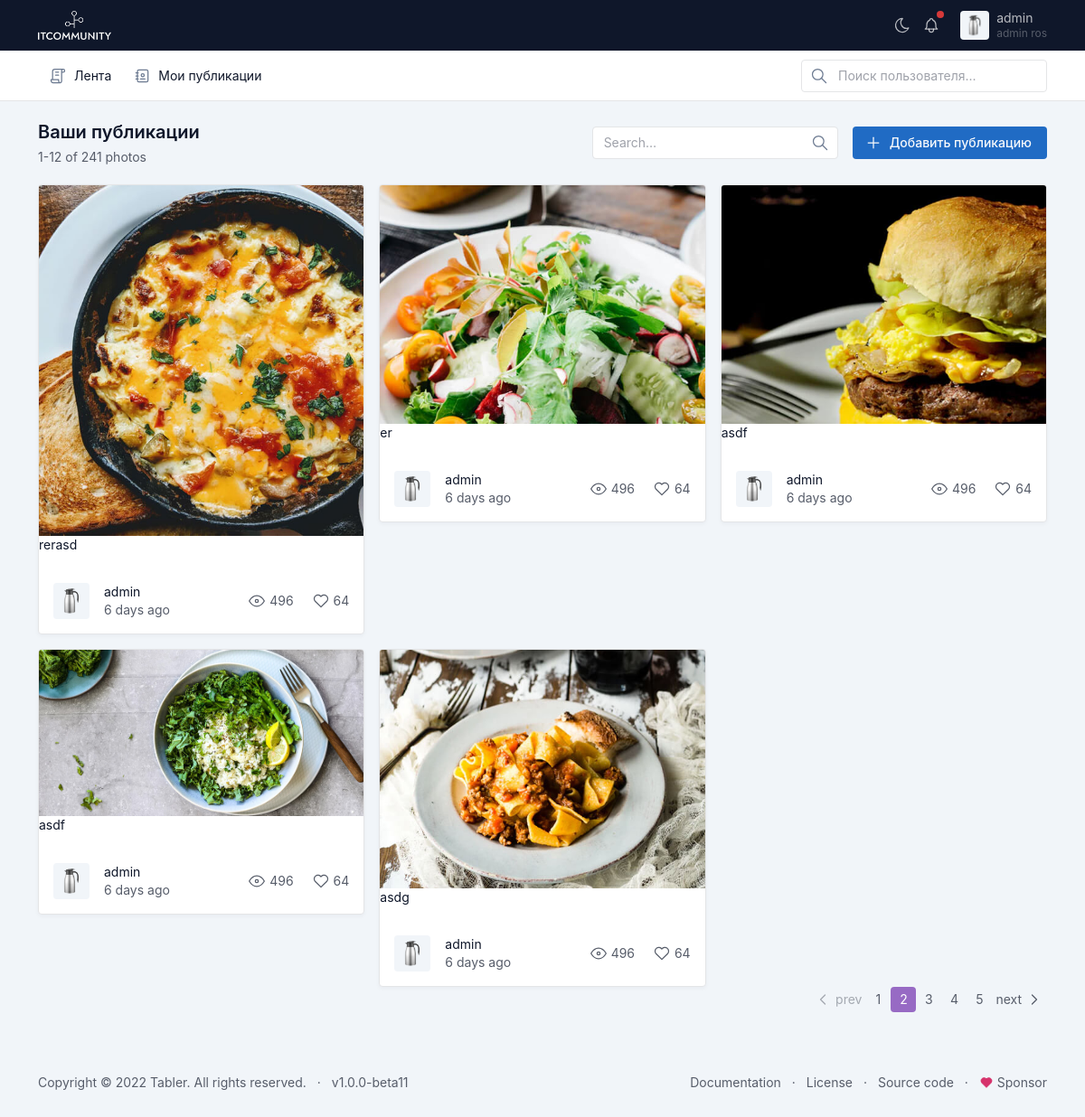
/user_posts/ (signed in), run on the app's committed database.
### apps/accounts/models.py (models this page shows, shortened)
class User(AbstractUser):
    avatar = models.ImageField(
        upload_to="users/avatars/",
        null=True,  # для базы
        blank=True,  # для формы
        verbose_name="Фото профиля"
    )
    birthday = models.DateField("Дата рождения", null=True)
    phone = models.CharField("Номер телефона", max_length=14, null=True)
    following = models.ManyToManyField("self", blank=True, null=True,
                 related_name="followers", symmetrical=False)
    is_private = models.BooleanField(default=False)
    class Meta:
        verbose_name = "Пользователь"
        verbose_name_plural = "Пользователи"

### apps/posts/models.py (models this page shows, shortened)
class Post(models.Model):
    author = models.ForeignKey(User, on_delete=models.CASCADE, related_name="posts")
    image = models.ImageField(upload_to="posts/")
    description = models.TextField()
    is_archive = models.BooleanField(default=False)
    created = models.DateTimeField(auto_now_add=True)
    updated = models.DateTimeField(auto_now=True)
    likes = models.ManyToManyField(
        User,
        related_name="user_likes",
        null=True,
        blank=True
    )
    class Meta:
        verbose_name = "Публикация"
        verbose_name_plural = "Публикации"

### apps/posts/views.py (the view)
# urls.py: path("user_posts/", UserPostsView.as_view(), name="user_posts"),
class UserPostsView(ListView):
    template_name = "user_posts.html"
    model = Post
    def get_queryset(self):
        posts = Post.objects.filter(author=self.request.user)
        return posts
    def get_context_data(self, **kwargs):
        context = super().get_context_data(**kwargs)
        context["form"] = PostCreateForm()
        return context

### apps/posts/forms.py
class PostCreateForm(forms.ModelForm):
    class Meta:
        model = Post
        fields = [
            "image",
            "description",
        ]
        widgets = {
            "image": forms.FileInput(
                attrs = {"class":"form-control"},
            ),
            "description": forms.Textarea(
                attrs= {"class":"form-control"}
            )
        }
        labels = {
            "image": "Изображение",
            "description": "Описание публикации"
        }

### apps/posts/templates/user_posts.html (shortened to what this page needs)
{% extends 'base.html' %}
{% block content %}
<div class="container-xl">
    <div class="page-header d-print-none">
      <div class="row g-2 align-items-center">
        <div class="col">
          <h2 class="page-title">
            Ваши публикации
          </h2>
          <div class="text-muted mt-1">1-12 of 241 photos</div>
        </div>
        <div class="col-12 col-md-auto ms-auto d-print-none">
          <div class="d-flex">
            <div class="me-3">
              <div class="input-icon">
                <input type="text" value="" class="form-control" placeholder="Search…">
                <span class="input-icon-addon">
                </span>
              </div>
            </div>
            <a href="#" class="btn btn-primary" data-bs-toggle="modal" data-bs-target="#modal-report">
              Добавить публикацию
            </a>
          </div>
        </div>
      </div>
    </div>
</div>
<div class="page-body">
    <div class="container-xl">
      <div class="row row-cards">
        {% for post in object_list %}
        <div class="col-sm-6 col-lg-4">
          <div class="card card-sm">
            <a href="{% url 'post_detail' post.id %}" class="d-block"><img src="{{post.image.url}}" class="card-img-top"></a>
            <p>{{ post.description }}</p>
              <div class="card-body">
              <div class="d-flex align-items-center">
                {% if post.author.avatar %}
                <span class="avatar me-3 rounded" style="background-image: url({{post.author.avatar.url}})"></span>
                {% else %}
                <span class="avatar me-3 rounded" style="background-image: url(/static/img/icons/user_profile.png)"></span>
                {% endif %}
                <div>
                  <div>{{ post.author.username }}</div>
                  <div class="text-muted">6 days ago</div>
                </div>
                <div class="ms-auto">
                  <a href="#" class="text-muted">
                    496
                  </a>
                  <a href="#" class="ms-3 text-muted">
                    64
                  </a>
                </div>
              </div>
            </div>
          </div>
        </div>
        {% endfor %}
      </div>
      <div class="d-flex">
        <ul class="pagination ms-auto">
          <li class="page-item disabled">
            <a class="page-link" href="#" tabindex="-1" aria-disabled="true">
              <svg xmlns="http://www.w3.org/2000/svg" class="icon" width="24" height="24" viewBox="0 0 24 24" stroke-width="2" stroke="currentColor" fill="none" stroke-linecap="round" stroke-linejoin="round"><path stroke="none" d="M0 0h24v24H0z" fill="none"/><polyline points="15 6 9 12 15 18" /></svg>
              prev
            </a>
          </li>
          <li class="page-item"><a class="page-link" href="#">1</a></li>
          <li class="page-item active"><a class="page-link" href="#">2</a></li>
          <li class="page-item"><a class="page-link" href="#">3</a></li>
          <li class="page-item"><a class="page-link" href="#">4</a></li>
          <li class="page-item"><a class="page-link" href="#">5</a></li>
          <li class="page-item">
            <a class="page-link" href="#">
              next
              <svg xmlns="http://www.w3.org/2000/svg" class="icon" width="24" height="24" viewBox="0 0 24 24" stroke-width="2" stroke="currentColor" fill="none" stroke-linecap="round" stroke-linejoin="round"><path stroke="none" d="M0 0h24v24H0z" fill="none"/><polyline points="9 6 15 12 9 18" /></svg>
            </a>
          </li>
        </ul>
      </div>
    </div>
</div>
{% endblock %}

### apps/posts/templates/base.html (shortened to what this page needs)
<!doctype html>
<html lang="en">
  <head>
    {% load static %}
    <link href="{% static 'css/tabler.min.css' %}" rel="stylesheet"/>
    <link href="{% static 'css/tabler-flags.min.css' %}" rel="stylesheet"/>
    <link href="{% static 'css/tabler-payments.min.css' %}" rel="stylesheet"/>
    <link href="{% static 'css/tabler-vendors.min.css' %}" rel="stylesheet"/>
    <link href="{% static 'css/demo.min.css' %}" rel="stylesheet"/>
  </head>
  <body>
      <div  class="page">
        <header class="navbar navbar-expand-md navbar-dark d-print-none">
            <div class="container-xl">
              <h1 class="navbar-brand navbar-brand-autodark d-none-navbar-horizontal pe-0 pe-md-3">
                <a href=".">
                  <img src="/static/img/icons/itcommunity_white.png" width="110" height="32" alt="ITcommunity" class="navbar-brand-image">
                </a>
              </h1>
              <div class="navbar-nav flex-row order-md-last">
                <div class="d-none d-md-flex">
                  <a href="?theme=dark" class="nav-link px-0 hide-theme-dark" title="Enable dark mode" data-bs-toggle="tooltip" data-bs-placement="bottom">
                  </a>
                  <div class="nav-item dropdown d-none d-md-flex me-3">
                    <a href="#" class="nav-link px-0" data-bs-toggle="dropdown" tabindex="-1" aria-label="Show notifications">
                      <span class="badge bg-red"></span>
                    </a>
                  </div>
                </div>
                {% if request.user.is_authenticated %}
                <div class="nav-item dropdown">
                  <a href="#" class="nav-link d-flex lh-1 text-reset p-0" data-bs-toggle="dropdown" aria-label="Open user menu">
                    {% if request.user.avatar %}
                    <span class="avatar avatar-sm" style="background-image: url( {{request.user.avatar.url}} )"></span>
                    {% else %}
                    <span class="avatar avatar-sm" style="background-image: url(/static/img/icons/user_profile.png)"></span>
                    {% endif %}
                    <div class="d-none d-xl-block ps-2">
                      <div>{{ request.user.username }}</div>
                      <div class="mt-1 small text-muted">
                        {{request.user.first_name}}
                        {{request.user.last_name}}
                      </div>
                    </div>
                  </a>
                </div>
                {% else %}
                  <div class="nav-item">
                  <a href="{% url 'sign_in' %}">Войти</a>
                  <a href="{% url 'register' %}">Зарегистрироваться</a>
                </div>
                {% endif %}
              </div>
            </div>
        </header>
        <div class="navbar-expand-md">
            <div class="collapse navbar-collapse" id="navbar-menu">
              <div class="navbar navbar-light">
                <div class="container-xl">
                  <ul class="navbar-nav">
                    <li class="nav-item">
                      <a class="nav-link" href="{% url 'index'  %}" >
                        <span class="nav-link-icon d-md-none d-lg-inline-block">
                        </span>
                        <span class="nav-link-title">
                          Лента
                        </span>
                      </a>
                    </li>
                    <li class="nav-item">
                      <a class="nav-link" href="{% url 'user_posts' %}" >
                        <span class="nav-link-icon d-md-none d-lg-inline-block">
                        </span>
                        <span class="nav-link-title">
                          Мои публикации
                        </span>
                      </a>
                    </li>
                  </ul>
                  <div class="my-2 my-md-0 flex-grow-1 flex-md-grow-0 order-first order-md-last">
                    <form action="{% url 'search_users' %}" method="get">
                      <div class="input-icon">
                        <span class="input-icon-addon">
                        </span>
                        <input name="query" type="text" value="" class="form-control" placeholder="Поиск пользователя..." aria-label="Search in website">
                      </div>
                    </form>
                  </div>
                </div>
              </div>
            </div>
        </div>
        <div class="page-wrapper">
            {% block content %}
            {% endblock %}
            <footer class="footer footer-transparent d-print-none">
                <div class="container-xl">
                  <div class="row text-center align-items-center flex-row-reverse">
                    <div class="col-lg-auto ms-lg-auto">
                      <ul class="list-inline list-inline-dots mb-0">
                        <li class="list-inline-item"><a href="./docs/index.html" class="link-secondary">Documentation</a></li>
                        <li class="list-inline-item"><a href="./license.html" class="link-secondary">License</a></li>
                        <li class="list-inline-item"><a href="https://github.com/tabler/tabler" target="_blank" class="link-secondary" rel="noopener">Source code</a></li>
                        <li class="list-inline-item">
                          <a href="https://github.com/sponsors/codecalm" target="_blank" class="link-secondary" rel="noopener">
                            Sponsor
                          </a>
                        </li>
                      </ul>
                    </div>
                    <div class="col-12 col-lg-auto mt-3 mt-lg-0">
                      <ul class="list-inline list-inline-dots mb-0">
                        <li class="list-inline-item">
                          Copyright &copy; 2022
                          <a href="." class="link-secondary">Tabler</a>.
                          All rights reserved.
                        </li>
                        <li class="list-inline-item">
                          <a href="./changelog.html" class="link-secondary" rel="noopener">
                            v1.0.0-beta11
                          </a>
                        </li>
                      </ul>
                    </div>
                  </div>
                </div>
            </footer>
        </div>
      </div>
  </body>
</html>

### apps/posts/templates/base.html (style rules this page uses)
:root { --tblr-font-sans-serif: Inter,-apple-system,BlinkMacSystemFont,San Francisco,Segoe UI,Roboto,Helvetica Neue,sans-serif !important; }

### data on the page
User: user.avatar (picture), user.username "admin", user.first_name "admin", user.last_name "ros"
Post: image (picture), description "rerasd", author.avatar (picture), author.username "admin"
Post: image (picture), description "er", author.avatar (picture), author.username "admin"
Post: image (picture), description "asdf", author.avatar (picture), author.username "admin"
Post: image (picture), description "asdf", author.avatar (picture), author.username "admin"
Post: image (picture), description "asdg", author.avatar (picture), author.username "admin"
